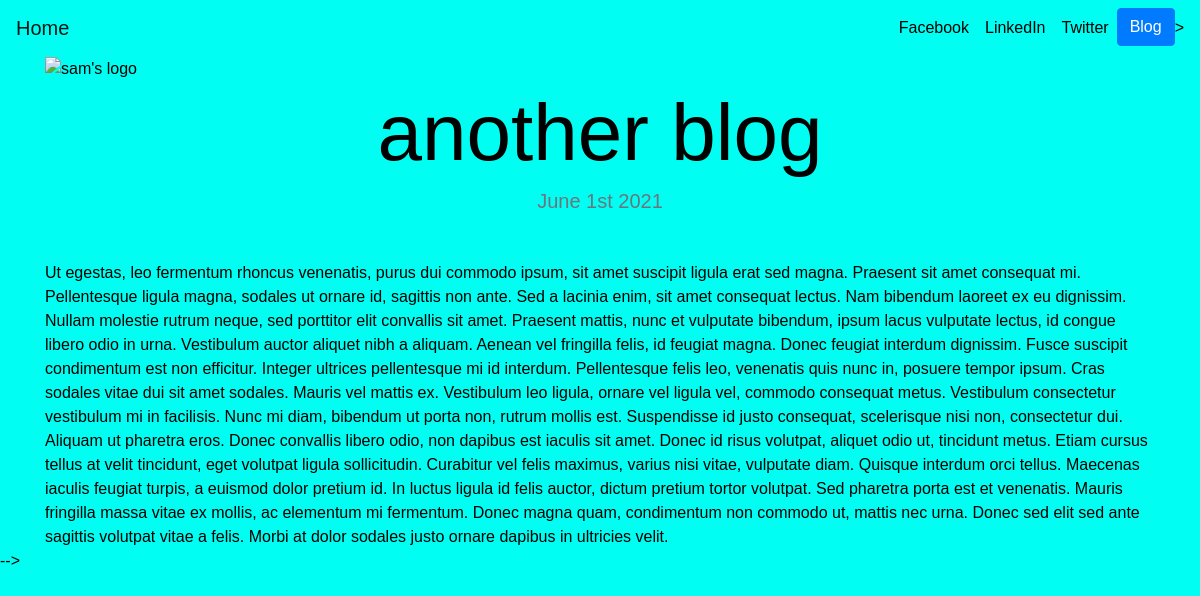
/blog/5/, run on the app's committed database.
### blog/models.py (models this page shows, shortened)
class Blog(models.Model):
    title = models.CharField(max_length=200)
    description = models.TextField()
    date = models.DateField()

### blog/views.py (the view)
# urls.py: path('<int:blog_id>/',views.detail, name='detail'),
def detail(request, blog_id):
    blog = get_object_or_404(Blog, pk=blog_id)
    return render(request, 'blog/detail.html',{'blog':blog})

### blog/templates/blog/detail.html (shortened to what this page needs)
{% extends "portfolio/base.html" %}
{% load static %}
{% block content %}
<div>
    <img src="{% static 'portfolio\IMG_20171226_205149182.jpg' %}" width="500" height="200" alt="sam's logo">
</div>
<h1 class="text-center mt-1" id="blogdetailtitle">{{ blog.title }}</h1>
<h5 class="text-center text-muted mb-5">{{ blog.date|date:'F jS Y' }}</h5>
{{ blog.description|safe }}
{% endblock %}

### portfolio/static/portfolio/custom.css (style rules this page uses)
@media (min-width: 992px) { #blogdetailtitle { font-size: 5rem; } }

### data on the page
Blog: title "another blog", date "June 1st 2021", description "Ut egestas, leo fermentum rhoncus venenatis, purus dui commodo ipsum, sit amet suscipit ligula erat sed magna. Praesent sit amet consequat mi. Pellentesque ligula magna, sodales ut ornare id, sagittis non ante. Sed a lacinia enim, sit amet consequat lectus. Nam bibendum laoreet ex eu dignissim. Nullam molestie rutrum neque, sed porttitor elit convallis sit amet. Praesent mattis, nunc et vulputate bibendum, ipsum lacus vulputate lectus, id congue libero odio in urna. Vestibulum auctor aliquet nibh a aliquam. Aenean vel fringilla felis, id feugiat magna. Donec feugiat interdum dignissim. Fusce suscipit condimentum est non efficitur. Integer ultrices pellentesque mi id interdum. Pellentesque…"
